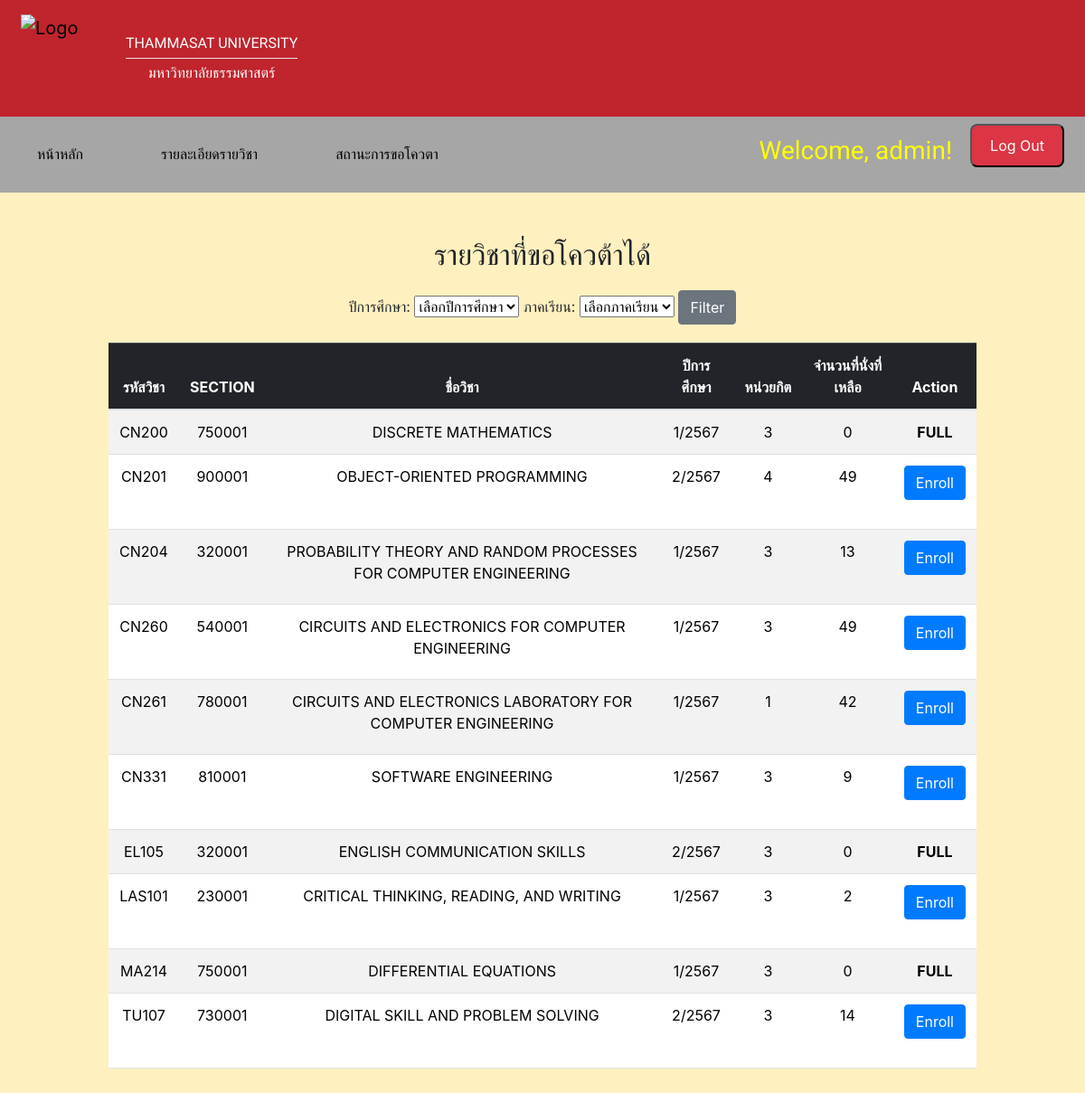
Page /index/ (signed in) on the committed database.
### quota/models.py (models this page shows, shortened)
class Course(models.Model):
    course_code = models.CharField(max_length=6)
    course_name = models.CharField(max_length=80)
    course_detail = models.CharField(max_length=1000)
    course_credit = models.IntegerField()
    course_section = models.CharField(max_length=6)
    course_remain = models.IntegerField(default=0)
    full = models.BooleanField(default=False)
    semester = models.CharField(max_length=1, choices=[("1", "1"), ("2", "2")])
    year = models.CharField(max_length=4, null=True)
    enrolled_students = models.ManyToManyField(
        Student, blank=True, related_name="courses"
    )
    class Meta:
        ordering = ["course_code"]

### quota/views.py (the view)
# urls.py: path("index/", views.index_view, name="index"),
@login_required
def index_view(request):
    selected_year = request.GET.get('year')
    selected_semester = request.GET.get('semester')
    all_courses = Course.objects.all()
    if selected_year:
        all_courses = all_courses.filter(year=selected_year)
    if selected_semester:
        all_courses = all_courses.filter(semester=selected_semester)
    context = {
        'all_courses': all_courses,
        'years': sorted(set(Course.objects.values_list('year', flat=True).distinct())),
        'semesters': sorted(set(Course.objects.values_list('semester', flat=True).distinct())),
        'selected_year': selected_year,
        'selected_semester': selected_semester,
    }
    return render(request, 'index.html', context)

### quota/templates/index.html (shortened to what this page needs)
{% block content %}
{% include "navbar.html" %}
<div class="enroll-table">
    <h2>รายวิชาที่ขอโควต้าได้</h2>
    <form method="GET" action="">
        <label for="year">ปีการศึกษา: </label>
        <select id="year" name="year">
            <option value="">เลือกปีการศึกษา</option>
        </select>
        <label for="semester">ภาคเรียน: </label>
        <select id="semester" name="semester">
            <option value="">เลือกภาคเรียน</option>
        </select>
        <button type="submit" class="btn btn-secondary">Filter</button>
    </form>
    <table class="table table-striped">
        <thead class="table-dark">
            <tr>
                <th>รหัสวิชา</th>
                <th>SECTION</th>
                <th>ชื่อวิชา</th>
                <th>ปีการศึกษา</th>
                <th>หน่วยกิต</th>
                <th>จำนวนที่นั่งที่เหลือ</th>
                <th>Action</th>
            </tr>
        </thead>
        <tbody>
            {% for info in all_courses %}
            <tr>
                <td>{{ info.course_code }}</td>
                <td>{{ info.course_section }}</td>
                <td>{{ info.course_name }}</td>
                <td>{{ info.semester }}/{{info.year}}</td>
                <td>{{ info.course_credit }}</td>
                <td>{{ info.course_remain }}</td>
                {% if info.course_remain == 0 %}
                <td class="status-full">FULL</td>
                {% else %}
                <td>
                    <form method="post" action="{% url 'enroll' info.id %}" onsubmit="return confirmEnroll();">
                        <button type="submit" class="btn btn-primary">Enroll</button>
                    </form>
                </td>
                {% endif %}
            </tr>
            {% endfor %}
        </tbody>
    </table>
</div>
{% endblock %}

### quota/templates/navbar.html (shortened to what this page needs)
{% extends "base.html" %}
{% block content %}
<nav class="navbar navbar-expand-lg bg-body-tertiary2">
    <div class="container-fluid">
        <div class="collapse navbar-collapse" id="navbarSupportedContent">
            <ul class="navbar-nav me-auto mb-2 mb-lg-0">
                <li class="nav-item">
                    <a class="nav-link active" aria-current="page" href="{% url 'index' %}">หน้าหลัก</a>
                </li>
                <li class="nav-item">
                    <a class="nav-link" href="{% url 'course_details' %}">รายละเอียดรายวิชา</a>
                </li>
                <li class="nav-item">
                    <a class="nav-link" href="{% url 'quota_status' %}">สถานะการขอโควตา</a>
                </li>
            </ul>
            <div class="welcome-message">
                <h3>Welcome, {{ user.username }}!</h3>
            </div>
            <form class="d-flex" role="search">
                <button class="logout-button" type="button" onclick="window.location.href='{% url 'logout' %}'">
                    Log Out
                </button>
            </form>
        </div>
    </div>
</nav>
{% endblock %}

### quota/templates/base.html (shortened to what this page needs)
<!DOCTYPE html>
<html lang="en">
<head>
    <link href="https://cdn.jsdelivr.net/npm/bootstrap@5.3.3/dist/css/bootstrap.min.css" rel="stylesheet"
>
    <link rel="stylesheet" href="https://stackpath.bootstrapcdn.com/bootstrap/4.5.2/css/bootstrap.min.css">
    <nav class="navbar bg-body-tertiary">
        <div class="container-fluid" style="background-color: #c0242d;">
            <div>
                <a class=" navbar-brand" href="#">
                    <img src="https://lh3.googleusercontent.com/d/1c4a925Y5r1Jo9R2QtsPlwMtjvV82tVg7" alt="Logo"
                        width="100" height="100" class="d-inline-block align-text-top">
                </a>
            </div>
            <div class="uni">
                <div class="tu_eng">THAMMASAT UNIVERSITY</div>
                <div>
                    <hr style="width: 100%; background-color: white; opacity: 100%; margin-top: 2%; margin-bottom: 2%;">
                </div>
                <div class="tu_thai">มหาวิทยาลัยธรรมศาสตร์</div>
            </div>
        </div>
    </nav>
</head>
<body style="background-color: #fff0bf;">
    {% block content %}
    {% endblock %}
</body>
</html>

### quota/templates/base.html (style rules this page uses)
:root { --bs-tertiary-bg-rgb: 192, 36, 45; --bs-bg-opacity: 1; }
.tu_eng { font-size: 40; }
.tu_thai { font-size: 60; }
.uni { text-align: center; font-family: 'Pridi'; color: white; object-position: left; }
.navbar>.container-fluid { justify-content: unset; }

### quota/templates/navbar.html (style rules this page uses)
.navbar { background-color: #a6a6a6; padding: 8px; height: auto; display: flex; justify-content: space-between; align-items: center; }
.navbar-nav { margin-right: 40px; }
.nav-item { font-family: 'Mitr'; padding: 10px; margin-right: 50px; }
.nav-link { color: #000; background-color: transparent; text-decoration: none; }
.welcome-message { font-family: 'Pridi'; margin-right: 20px; color: yellow; }
.logout-button { padding: 10px 20px; background-color: #dc3545; color: white; border-radius: 8px; cursor: pointer; font-size: 16px; transition: background-color 0.3s; }

### quota/templates/index.html (style rules this page uses)
.enroll-table { width: 80%; margin: 50px auto; text-align: center; }
form { margin-bottom: 20px; }
.enroll-table h2 { font-family: 'Mitr', sans-serif; margin-bottom: 20px; }
.status-full { color: red; font-weight: bold; }

### rows in the picture
Course: course_code "CN200", course_section "750001", course_name "DISCRETE MATHEMATICS", semester "1", year "2567", course_credit "3", course_remain "0", shows "FULL"
Course: course_code "CN201", course_section "900001", course_name "OBJECT-ORIENTED PROGRAMMING", semester "2", year "2567", course_credit "4", course_remain "49", shows "Enroll"
Course: course_code "CN204", course_section "320001", course_name "PROBABILITY THEORY AND RANDOM PROCESSES FOR COMPUTER ENGINEERING", semester "1", year "2567", course_credit "3", course_remain "13", shows "Enroll"
Course: course_code "CN260", course_section "540001", course_name "CIRCUITS AND ELECTRONICS FOR COMPUTER ENGINEERING", semester "1", year "2567", course_credit "3", course_remain "49", shows "Enroll"
Course: course_code "CN261", course_section "780001", course_name "CIRCUITS AND ELECTRONICS LABORATORY FOR COMPUTER ENGINEERING", semester "1", year "2567", course_credit "1", course_remain "42", shows "Enroll"
Course: course_code "CN331", course_section "810001", course_name "SOFTWARE ENGINEERING", semester "1", year "2567", course_credit "3", course_remain "9", shows "Enroll"
Course: course_code "EL105", course_section "320001", course_name "ENGLISH COMMUNICATION SKILLS", semester "2", year "2567", course_credit "3", course_remain "0", shows "FULL"
Course: course_code "LAS101", course_section "230001", course_name "CRITICAL THINKING, READING, AND WRITING", semester "1", year "2567", course_credit "3", course_remain "2", shows "Enroll"
Course: course_code "MA214", course_section "750001", course_name "DIFFERENTIAL EQUATIONS", semester "1", year "2567", course_credit "3", course_remain "0", shows "FULL"
Course: course_code "TU107", course_section "730001", course_name "DIGITAL SKILL AND PROBLEM SOLVING", semester "2", year "2567", course_credit "3", course_remain "14", shows "Enroll"

### other values in the picture
{{ user.username }} "admin"
